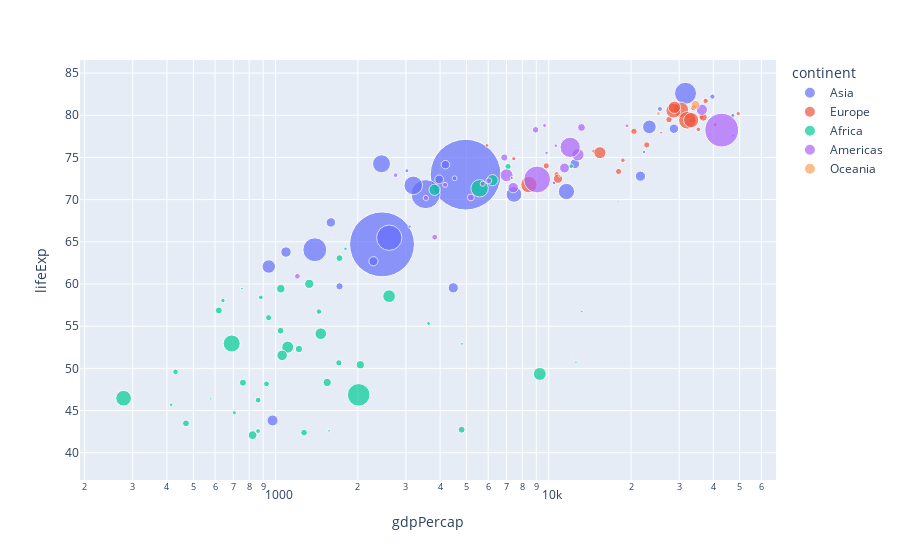

Notebook cell for this chart:
### Code cell
fig.show()

### Figure 1 — Plotly figure (JSON) as saved in the notebook; plotly's stock layout.template omitted (floating-point values rounded to 4 significant figures)
{"data": [{"hovertemplate": "<b>%{hovertext}</b><br><br>continent=Asia<br>gdpPercap=%{x}<br>lifeExp=%{y}<br>pop=%{marker.size}<extra></extra>", "hovertext": ["Afghanistan", "Bahrain", "Bangladesh", "Cambodia", "China", "Hong Kong, China", "India", "Indonesia", "Iran", "Iraq", "Israel", "Japan", "Jordan", "Korea, Dem. Rep.", "Korea, Rep.", "Kuwait", "Lebanon", "Malaysia", "Mongolia", "Myanmar", "Nepal", "Oman", "Pakistan", "Philippines", "Saudi Arabia", "Singapore", "Sri Lanka", "Syria", "Taiwan", "Thailand", "Vietnam", "West Bank and Gaza", "Yemen, Rep."], "legendgroup": "Asia", "marker": {"color": "#636efa", "size": [31889923, 708573, 150448339, 14131858, 1318683096, 6980412, 1110396331, 223547000, 69453570, 27499638, 6426679, 127467972, 6053193, 23301725, 49044790, 2505559, 3921278, 24821286, 2874127, 47761980, 28901790, 3204897, 169270617, 91077287, 27601038, 4553009, 20378239, 19314747, 23174294, 65068149, 85262356, 4018332, 22211743], "sizemode": "area", "sizeref": 527500.0, "symbol": "circle"}, "mode": "markers", "name": "Asia", "orientation": "v", "showlegend": true, "x": [974.6, 29800.0, 1391.0, 1714.0, 4959.0, 39720.0, 2452.0, 3541.0, 11610.0, 4471.0, 25520.0, 31660.0, 4519.0, 1593.0, 23350.0, 47310.0, 10460.0, 12450.0, 3096.0, 944.0, 1091.0, 22320.0, 2606.0, 3190.0, 21650.0, 47140.0, 3970.0, 4185.0, 28720.0, 7458.0, 2442.0, 3025.0, 2281.0], "xaxis": "x", "y": [43.83, 75.64, 64.06, 59.72, 72.96, 82.21, 64.7, 70.65, 70.96, 59.55, 80.75, 82.6, 72.53, 67.3, 78.62, 77.59, 71.99, 74.24, 66.8, 62.07, 63.78, 75.64, 65.48, 71.69, 72.78, 79.97, 72.4, 74.14, 78.4, 70.62, 74.25, 73.42, 62.7], "yaxis": "y", "type": "scatter"}, {"hovertemplate": "<b>%{hovertext}</b><br><br>continent=Europe<br>gdpPercap=%{x}<br>lifeExp=%{y}<br>pop=%{marker.size}<extra></extra>", "hovertext": ["Albania", "Austria", "Belgium", "Bosnia and Herzegovina", "Bulgaria", "Croatia", "Czech Republic", "Denmark", "Finland", "France", "Germany", "Greece", "Hungary", "Iceland", "Ireland", "Italy", "Montenegro", "Netherlands", "Norway", "Poland", "Portugal", "Romania", "Serbia", "Slovak Republic", "Slovenia", "Spain", "Sweden", "Switzerland", "Turkey", "United Kingdom"], "legendgroup": "Europe", "marker": {"color": "#EF553B", "size": [3600523, 8199783, 10392226, 4552198, 7322858, 4493312, 10228744, 5468120, 5238460, 61083916, 82400996, 10706290, 9956108, 301931, 4109086, 58147733, 684736, 16570613, 4627926, 38518241, 10642836, 22276056, 10150265, 5447502, 2009245, 40448191, 9031088, 7554661, 71158647, 60776238], "sizemode": "area", "sizeref": 527500.0, "symbol": "circle"}, "mode": "markers", "name": "Europe", "orientation": "v", "showlegend": true, "x": [5937.0, 36130.0, 33690.0, 7446.0, 10680.0, 14620.0, 22830.0, 35280.0, 33210.0, 30470.0, 32170.0, 27540.0, 18010.0, 36180.0, 40680.0, 28570.0, 9254.0, 36800.0, 49360.0, 15390.0, 20510.0, 10810.0, 9787.0, 18680.0, 25770.0, 28820.0, 33860.0, 37510.0, 8458.0, 33200.0], "xaxis": "x", "y": [76.42, 79.83, 79.44, 74.85, 73.0, 75.75, 76.49, 78.33, 79.31, 80.66, 79.41, 79.48, 73.34, 81.76, 78.89, 80.55, 74.54, 79.76, 80.2, 75.56, 78.1, 72.48, 74.0, 74.66, 77.93, 80.94, 80.88, 81.7, 71.78, 79.42], "yaxis": "y", "type": "scatter"}, {"hovertemplate": "<b>%{hovertext}</b><br><br>continent=Africa<br>gdpPercap=%{x}<br>lifeExp=%{y}<br>pop=%{marker.size}<extra></extra>", "hovertext": ["Algeria", "Angola", "Benin", "Botswana", "Burkina Faso", "Burundi", "Cameroon", "Central African Republic", "Chad", "Comoros", "Congo, Dem. Rep.", "Congo, Rep.", "Cote d'Ivoire", "Djibouti", "Egypt", "Equatorial Guinea", "Eritrea", "Ethiopia", "Gabon", "Gambia", "Ghana", "Guinea", "Guinea-Bissau", "Kenya", "Lesotho", "Liberia", "Libya", "Madagascar", "Malawi", "Mali", "Mauritania", "Mauritius", "Morocco", "Mozambique", "Namibia", "Niger", "Nigeria", "Reunion", "Rwanda", "Sao Tome and Principe", "Senegal", "Sierra Leone", "Somalia", "South Africa", "Sudan", "Swaziland", "Tanzania", "Togo", "Tunisia", "Uganda", "Zambia", "Zimbabwe"], "legendgroup": "Africa", "marker": {"color": "#00cc96", "size": [33333216, 12420476, 8078314, 1639131, 14326203, 8390505, 17696293, 4369038, 10238807, 710960, 64606759, 3800610, 18013409, 496374, 80264543, 551201, 4906585, 76511887, 1454867, 1688359, 22873338, 9947814, 1472041, 35610177, 2012649, 3193942, 6036914, 19167654, 13327079, 12031795, 3270065, 1250882, 33757175, 19951656, 2055080, 12894865, 135031164, 798094, 8860588, 199579, 12267493, 6144562, 9118773, 43997828, 42292929, 1133066, 38139640, 5701579, 10276158, 29170398, 11746035, 12311143], "sizemode": "area", "sizeref": 527500.0, "symbol": "circle"}, "mode": "markers", "name": "Africa", "orientation": "v", "showlegend": true, "x": [6223.0, 4797.0, 1441.0, 12570.0, 1217.0, 430.1, 2042.0, 706.0, 1704.0, 986.1, 277.6, 3633.0, 1545.0, 2082.0, 5581.0, 12150.0, 641.4, 690.8, 13210.0, 752.7, 1328.0, 942.7, 579.2, 1463.0, 1569.0, 414.5, 12060.0, 1045.0, 759.3, 1043.0, 1803.0, 10960.0, 3820.0, 823.7, 4811.0, 619.7, 2014.0, 7670.0, 863.1, 1598.0, 1712.0, 862.5, 926.1, 9270.0, 2602.0, 4513.0, 1107.0, 883.0, 7093.0, 1056.0, 1271.0, 469.7], "xaxis": "x", "y": [72.3, 42.73, 56.73, 50.73, 52.3, 49.58, 50.43, 44.74, 50.65, 65.15, 46.46, 55.32, 48.33, 54.79, 71.34, 51.58, 58.04, 52.95, 56.73, 59.45, 60.02, 56.01, 46.39, 54.11, 42.59, 45.68, 73.95, 59.44, 48.3, 54.47, 64.16, 72.8, 71.16, 42.08, 52.91, 56.87, 46.86, 76.44, 46.24, 65.53, 63.06, 42.57, 48.16, 49.34, 58.56, 39.61, 52.52, 58.42, 73.92, 51.54, 42.38, 43.49], "yaxis": "y", "type": "scatter"}, {"hovertemplate": "<b>%{hovertext}</b><br><br>continent=Americas<br>gdpPercap=%{x}<br>lifeExp=%{y}<br>pop=%{marker.size}<extra></extra>", "hovertext": ["Argentina", "Bolivia", "Brazil", "Canada", "Chile", "Colombia", "Costa Rica", "Cuba", "Dominican Republic", "Ecuador", "El Salvador", "Guatemala", "Haiti", "Honduras", "Jamaica", "Mexico", "Nicaragua", "Panama", "Paraguay", "Peru", "Puerto Rico", "Trinidad and Tobago", "United States", "Uruguay", "Venezuela"], "legendgroup": "Americas", "marker": {"color": "#ab63fa", "size": [40301927, 9119152, 190010647, 33390141, 16284741, 44227550, 4133884, 11416987, 9319622, 13755680, 6939688, 12572928, 8502814, 7483763, 2780132, 108700891, 5675356, 3242173, 6667147, 28674757, 3942491, 1056608, 301139947, 3447496, 26084662], "sizemode": "area", "sizeref": 527500.0, "symbol": "circle"}, "mode": "markers", "name": "Americas", "orientation": "v", "showlegend": true, "x": [12780.0, 3822.0, 9066.0, 36320.0, 13170.0, 7007.0, 9645.0, 8948.0, 6025.0, 6873.0, 5728.0, 5186.0, 1202.0, 3548.0, 7321.0, 11980.0, 2749.0, 9809.0, 4173.0, 7409.0, 19330.0, 18010.0, 42950.0, 10610.0, 11420.0], "xaxis": "x", "y": [75.32, 65.55, 72.39, 80.65, 78.55, 72.89, 78.78, 78.27, 72.23, 74.99, 71.88, 70.26, 60.92, 70.2, 72.57, 76.19, 72.9, 75.54, 71.75, 71.42, 78.75, 69.82, 78.24, 76.38, 73.75], "yaxis": "y", "type": "scatter"}, {"hovertemplate": "<b>%{hovertext}</b><br><br>continent=Oceania<br>gdpPercap=%{x}<br>lifeExp=%{y}<br>pop=%{marker.size}<extra></extra>", "hovertext": ["Australia", "New Zealand"], "legendgroup": "Oceania", "marker": {"color": "#FFA15A", "size": [20434176, 4115771], "sizemode": "area", "sizeref": 527500.0, "symbol": "circle"}, "mode": "markers", "name": "Oceania", "orientation": "v", "showlegend": true, "x": [34440.0, 25190.0], "xaxis": "x", "y": [81.23, 80.2], "yaxis": "y", "type": "scatter"}], "layout": {"xaxis": {"anchor": "y", "domain": [0.0, 1.0], "title": {"text": "gdpPercap"}, "type": "log"}, "yaxis": {"anchor": "x", "domain": [0.0, 1.0], "title": {"text": "lifeExp"}}, "legend": {"title": {"text": "continent"}, "tracegroupgap": 0, "itemsizing": "constant"}, "margin": {"t": 60}}}
